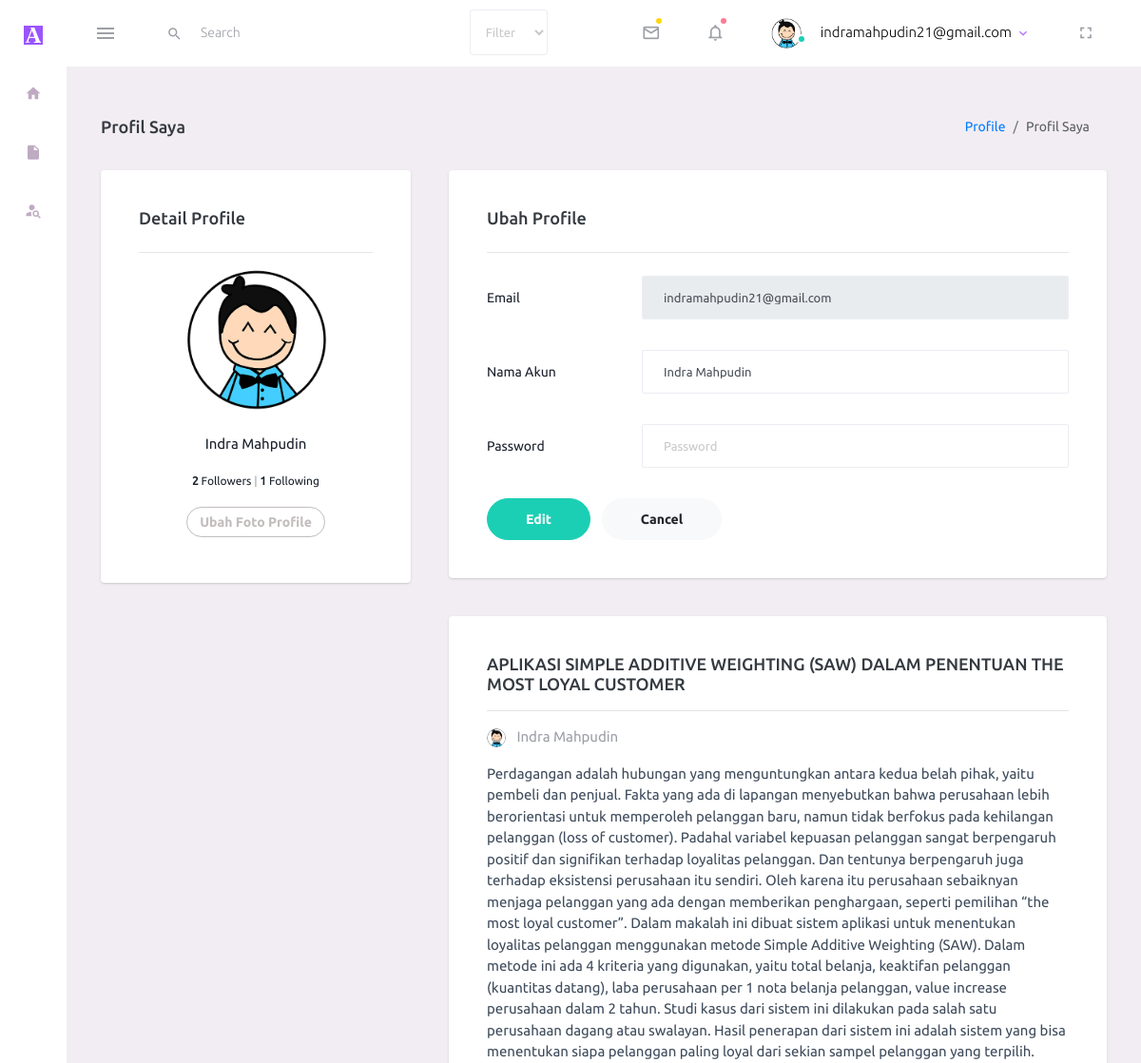
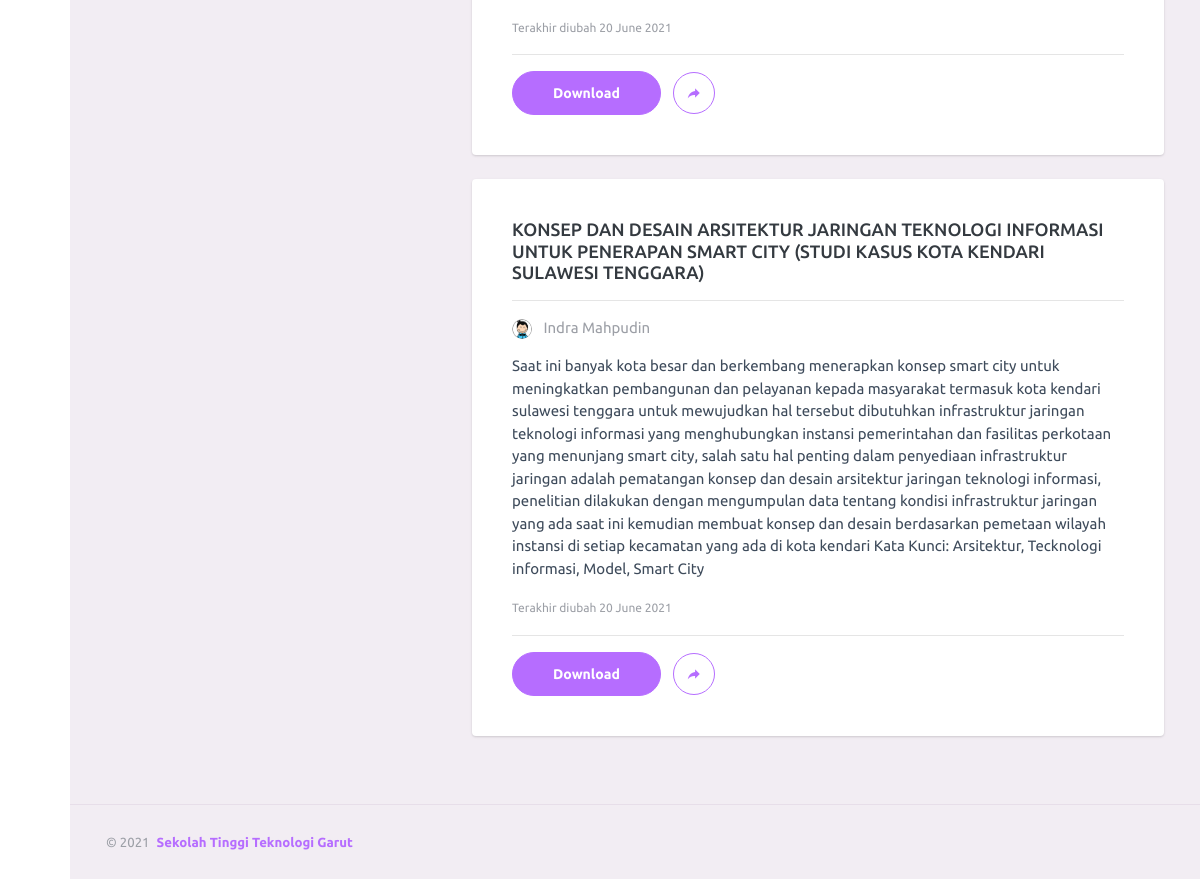
The page /menu/my_profile.php (signed in) on the database its author committed (2 pictures, top to bottom).
### tables this page shows
CREATE TABLE `tbl_user` (
  `user_id` int(11) NOT NULL,
  `username` varchar(150) DEFAULT NULL,
  `email` varchar(150) DEFAULT NULL,
  `image` varchar(150) DEFAULT NULL,
  `password` varchar(255) DEFAULT NULL,
  `role_id` int(11) DEFAULT NULL,
  `status` int(11) DEFAULT NULL,
  `date_created` int(11) DEFAULT NULL
);

CREATE TABLE `tbl_file` (
  `file_id` int(11) NOT NULL,
  `user_id` int(11) DEFAULT NULL,
  `judul` mediumtext DEFAULT NULL,
  `deskripsi` mediumtext DEFAULT NULL,
  `nama_file` varchar(255) DEFAULT NULL,
  `ukuran_file` varchar(255) DEFAULT NULL,
  `tipe_file` char(10) DEFAULT NULL,
  `privasi` int(1) DEFAULT NULL,
  `date_created` int(11) DEFAULT NULL
);

### core/functions.php (called while the page is built, shortened)
<?php
include 'autoload.php';
function get_where($table, $where, $id)
{
   global $conn;
   $data = mysqli_fetch_assoc($conn->query("SELECT * FROM $table WHERE $where = $id"));
   return $data;
}
function query_assoc($sql)
{
   global $conn;
   $result = $conn->query($sql);
   $data = [];
   while ($row = mysqli_fetch_assoc($result)) {
      $data[] = $row;
   }
   return $data;
}
function followers($user_id)
{
   global $conn;
   $result = mysqli_query($conn, "SELECT * FROM tbl_data_follow WHERE user_followed = '$user_id'");
   return mysqli_num_rows($result);
}
function following($user_id)
{
   global $conn;
   $result = mysqli_query($conn, "SELECT * FROM tbl_data_follow WHERE user_follower = '$user_id'");
   return mysqli_num_rows($result);
}

### menu/my_profile.php (the view, shortened to what this page needs)
<?php
include '../core/autoload.php';
require '../core/functions.php';
$user_id = $_SESSION['user_id'];
$user = get_where("tbl_user", "user_id", $user_id);
$files = query_assoc("SELECT * FROM `tbl_file` WHERE `user_id`= $user_id");
include '../templates/header.php';
include '../templates/navbar.php';
include '../templates/sidebar.php';
?>
<div class="main-panel">
   <div class="content-wrapper">
      <div class="page-header">
         <h3 class="page-title">Profil Saya</h3>
         <nav aria-label="breadcrumb">
            <ol class="breadcrumb">
               <li class="breadcrumb-item"><a href="../menu/my_profile.php">Profile</a></li>
               <li class="breadcrumb-item active" aria-current="page">Profil Saya</li>
            </ol>
         </nav>
      </div>
      <div class="row justify-content-end">
         <div class="col-md-4">
            <div class="card">
               <div class="card-body">
                  <h4 class="card-title mb-4">Detail Profile</h4>
                  <hr class="mb-3">
                  <form class="forms-sample" method="POST" enctype="multipart/form-data">
                     <div class="row d-flex flex-column text-center align-items-sm-center mb-4">
                        <img src="../assets/profile/<?= $user['image'] ?>" style="object-fit: cover;" class="rounded-circle" width="150px" height="150px" alt="">
                     </div>
                     <p class="card-text text-center mb-3">
                        <?= $user['username'] ?>
                     </p>
                     <p class="card-text text-center mb-3">
                        <small><b><?= followers($user['user_id']) ?></b> Followers </small>
                        <small class="text-muted"> | </small>
                        <small><b><?= following($user['user_id']) ?></b> Following </small>
                     </p>
                     <div class="row d-flext flex-column text-center align-items-sm-center ">
                        <label for="fileImage" class="btn btn-outline-secondary btn-rounded btn-sm">Ubah Foto Profile</label>
                     </div>
                  </form>
               </div>
            </div>
         </div>
         <div class="col-md-8 grid-margin stretch-card">
            <div class="card">
               <div class="card-body">
                  <form class="forms-sample" method="POST">
                     <h4 class="card-title mb-4">Ubah Profile</h4>
                     <hr class="mb-4">
                     <div class="form-group row">
                        <label for="email" class="col-sm-3 col-form-label">Email</label>
                        <div class="col-sm-9">
                           <input type="email" class="form-control" id="email" placeholder="Username" value="<?= $user['email'] ?>" name="email" disabled>
                        </div>
                     </div>
                     <div class="form-group row">
                        <label for="username" class="col-sm-3 col-form-label">Nama Akun</label>
                        <div class="col-sm-9">
                           <input type="text" class="form-control" id="username" placeholder="Email" value="<?= $user['username'] ?>" name="username">
                        </div>
                     </div>
                     <div class="form-group row">
                        <label for="exampleInputPassword2" class="col-sm-3 col-form-label">Password</label>
                        <div class="col-sm-9">
                           <input type="password" class="form-control" id="exampleInputPassword2" placeholder="Password" name="password">
                        </div>
                     </div>
                     <button type="submit" class="btn btn-success btn-rounded mr-2" name="edit">Edit</button>
                     <button class="btn btn-light btn-rounded">Cancel</button>
                  </form>
               </div>
            </div>
         </div>
         <?php
         foreach ($files as $file) :
            $user = get_where("tbl_user", "user_id", $file['user_id']);
         ?>
            <div class="col-sm-8 mb-4">
               <div class="card">
                  <div class="card-body">
                     <a href="">
                        <h5 class="card-title"><?= $file['judul'] ?></h5>
                     </a>
                     <hr>
                     <p class="card-text">
                        <img src="../assets/profile/<?= $user['image'] ?>" alt="profile" style="width: 20px; height: 20px; object-fit: cover;" alt="foto" class="rounded-circle mr-2" class="rounded-circle">
                        <a href="profile.php?id=<?= $file['user_id']; ?>">
                           <span class="text-muted mr-2"> <?= $user['username'] ?></span>
                        </a>
                     </p>
                     <p class="card-text text-dark"><?= $file['deskripsi'] ?></p>
                     <p class="card-text">
                        <small class="text-muted">Terakhir diubah <?= date('d F Y', $file['date_created']) ?></small>
                     </p>
                     <hr>
                     <button onclick="window.location.href='../assets/uploads/<?= $user['email'] ?>/<?= $file['nama_file'] ?>';" class="btn btn-rounded btn-primary mr-2">Download</button>
                     <button type="submit" onclick="window.location.href='share_file.php';" class="btn btn-outline-primary btn-rounded btn-icon">
                        <i class="mdi mdi-share"></i>
                     </button>
                  </div>
               </div>
            </div>
         <?php endforeach ?>
      </div>
   </div>
   <?php include '../templates/footer.php' ?>

### templates/navbar.php (shortened to what this page needs)
<?php
$user_session = get_where("tbl_user", "user_id", $_SESSION['user_id']);
$s_keyword = "";
?>
<nav class="navbar default-layout-navbar col-lg-12 col-12 p-0 fixed-top d-flex flex-row">
   <div class="text-center navbar-brand-wrapper d-flex align-items-center justify-content-center">
      <a class="navbar-brand brand-logo-mini" href="../index.php"><img src="../assets/images/Academia.edu_logomini.svg" alt="logo" /></a>
   </div>
   <div class="navbar-menu-wrapper d-flex align-items-stretch">
      <button class="navbar-toggler navbar-toggler align-self-center" type="button" data-toggle="minimize">
         <span class="mdi mdi-menu"></span>
      </button>
      <div class="search-field col-5 d-none d-md-block">
         <form class="d-flex align-items-center h-100" action="" method="post">
            <div class="input-group ">
               <div class="input-group-prepend bg-transparent">
                  <i class="input-group-text border-0 mdi mdi-magnify"></i>
               </div>
               <input type="text" class="form-control bg-transparent border-0 search-form" placeholder="Search" type="text" name="s_keyword" id="s_keyword" value="<?php echo $s_keyword; ?>">
               <div class="input-group-prepend bg-transparent">
                  <select name="s_kategori" id="s_kategori" class="form-control">
                     <option value="" selected>Filter</option>
                  </select>
               </div>
            </div>
         </form>
      </div>
      <ul class="navbar-nav navbar-nav-right">
         <li class="nav-item dropdown">
            <a class="nav-link count-indicator dropdown-toggle" id="messageDropdown" href="#" data-toggle="dropdown" aria-expanded="false">
               <i class="mdi mdi-email-outline"></i>
               <span class="count-symbol bg-warning"></span>
            </a>
         </li>
         <li class="nav-item dropdown">
            <a class="nav-link count-indicator dropdown-toggle" id="notificationDropdown" href="#" data-toggle="dropdown">
               <i class="mdi mdi-bell-outline"></i>
               <span class="count-symbol bg-danger"></span>
            </a>
         </li>
         <li class="nav-item nav-profile dropdown">
            <a class="nav-link dropdown-toggle" id="profileDropdown" href="#" data-toggle="dropdown" aria-expanded="false">
               <div class="nav-profile-img">
                  <img src="../assets/profile/<?= $user_session['image'] ?>" alt="image">
                  <span class="availability-status online"></span>
               </div>
               <div class="nav-profile-text">
                  <p class="mb-1 text-black"><?= $_SESSION['login'] ?></p>
               </div>
            </a>
         </li>
         <li class="nav-item d-none d-lg-block full-screen-link">
            <a class="nav-link">
               <i class="mdi mdi-fullscreen" id="fullscreen-button"></i>
            </a>
         </li>
      </ul>
   </div>
</nav>
<div class="container-fluid page-body-wrapper pt-5">

### assets/css/profile.css (style rules this page uses)
body { margin-top: 20px; color: #1a202c; text-align: left; background-color: #e2e8f0; }
.card { box-shadow: 0 1px 3px 0 rgba(0, 0, 0, .1), 0 1px 2px 0 rgba(0, 0, 0, .06); }
.card { position: relative; display: flex; flex-direction: column; min-width: 0; word-wrap: break-word; background-color: #fff; background-clip: border-box; border: 0 solid rgba(0, 0, 0, .125); border-radius: .25rem; }
.card-body { flex: 1 1 auto; min-height: 1px; padding: 1rem; }
.mb-3, .my-3 { margin-bottom: 1rem !important; }
.h-100 { height: 100% !important; }

### rows shown on the page
tbl_user: image (picture), username "Indra Mahpudin", email "indramahpudin21@gmail.com"
tbl_file: judul "APLIKASI SIMPLE ADDITIVE WEIGHTING (SAW) DALAM PENENTUAN THE MOST LOYAL CUSTOMER", user.image (picture), user.username "Indra Mahpudin", deskripsi "Perdagangan adalah hubungan yang menguntungkan antara kedua belah pihak, yaitu pembeli dan penjual. Fakta yang ada di lapangan menyebutkan bahwa perusahaan lebih berorientasi untuk memperoleh pelanggan baru, namun tidak berfokus pada kehilangan pelanggan (loss of customer). Padahal variabel kepuasan pelanggan sangat berpengaruh positif dan signifikan terhadap loyalitas pelanggan. Dan tentunya berpengaruh juga terhadap eksistensi perusahaan itu sendiri. Oleh karena itu perusahaan sebaiknyan menjaga pelanggan yang ada dengan memberikan penghargaan, seperti pemilihan “the most loyal customer”. Dalam makalah ini dibuat sistem aplikasi untuk menentukan loyalitas pelanggan menggunakan metode…", date_created "20 June 2021"
tbl_file: judul "KONSEP DAN DESAIN ARSITEKTUR JARINGAN TEKNOLOGI INFORMASI UNTUK PENERAPAN SMART CITY (STUDI KASUS KOTA KENDARI SULAWESI TENGGARA)", user.image (picture), user.username "Indra Mahpudin", deskripsi "Saat ini banyak kota besar dan berkembang menerapkan konsep smart city untuk meningkatkan pembangunan dan pelayanan kepada masyarakat termasuk kota kendari sulawesi tenggara untuk mewujudkan hal tersebut dibutuhkan infrastruktur jaringan teknologi informasi yang menghubungkan instansi pemerintahan dan fasilitas perkotaan yang menunjang smart city, salah satu hal penting dalam penyediaan infrastruktur jaringan adalah pematangan konsep dan desain arsitektur jaringan teknologi informasi, penelitian dilakukan dengan mengumpulan data tentang kondisi infrastruktur jaringan yang ada saat ini kemudian membuat konsep dan desain berdasarkan pemetaan wilayah instansi di setiap kecamatan yang ada di…", date_created "20 June 2021"

### other values the page prints
$_SESSION['login'] "indramahpudin21@gmail.com"
followers($user['user_id']) "2"
following($user['user_id']) "1"
